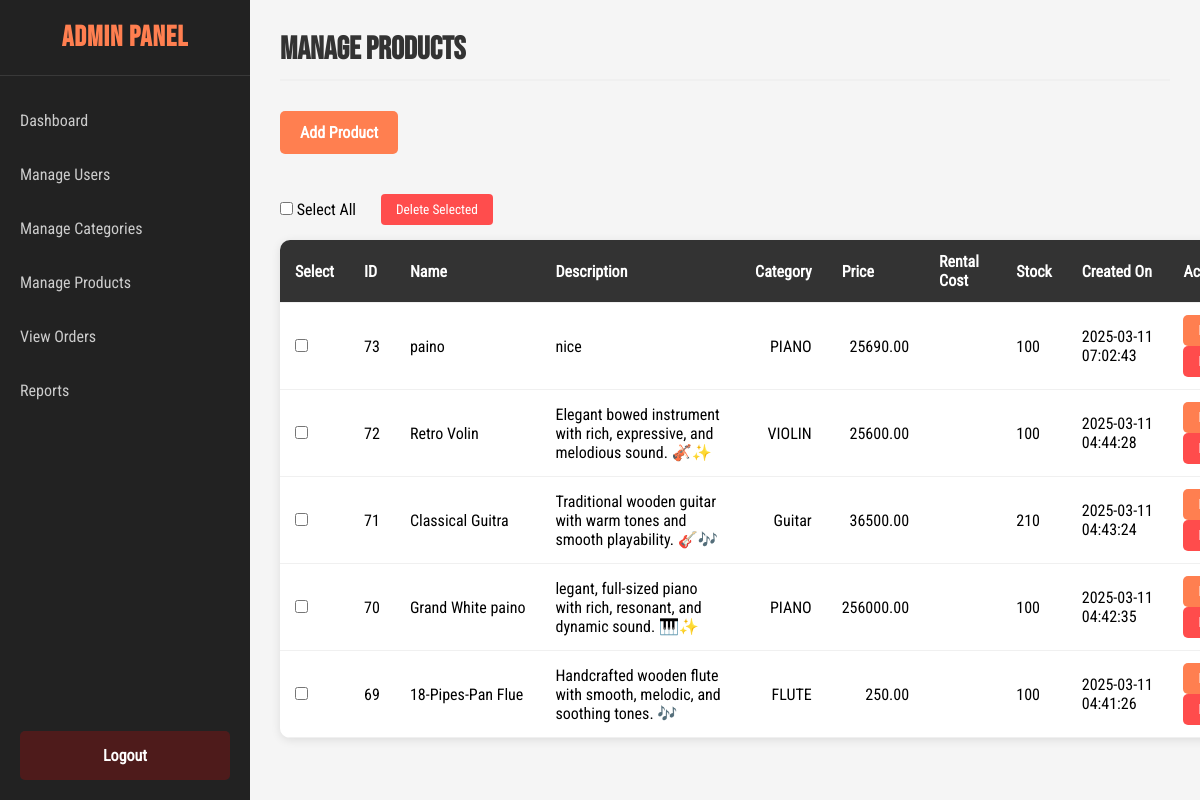
The page /manage_products.php (signed in) on the database its author committed.
### tables this page shows
CREATE TABLE IF NOT EXISTS `products` (
  `product_id` bigint UNSIGNED NOT NULL AUTO_INCREMENT,
  `product_name` varchar(191) NOT NULL,
  `product_description` text,
  `category_ref` int DEFAULT NULL,
  `product_price` decimal(10,2) DEFAULT NULL,
  `rental_cost` decimal(10,2) DEFAULT NULL,
  `stock_quantity` int DEFAULT '0',
  `created_on` timestamp NULL DEFAULT CURRENT_TIMESTAMP,
  `image_type` varchar(50) DEFAULT NULL,
  `product_image` varchar(255) DEFAULT NULL,
  PRIMARY KEY (`product_id`),
  UNIQUE KEY `product_id` (`product_id`),
  KEY `category_ref` (`category_ref`)
);

CREATE TABLE IF NOT EXISTS `categories` (
  `category_id` bigint UNSIGNED NOT NULL AUTO_INCREMENT,
  `category_name` varchar(191) NOT NULL,
  `category_description` text,
  `created_on` timestamp NULL DEFAULT CURRENT_TIMESTAMP,
  `category_image_type` varchar(50) DEFAULT NULL,
  `category_image` varchar(255) DEFAULT NULL,
  PRIMARY KEY (`category_id`),
  UNIQUE KEY `category_id` (`category_id`)
);

### manage_products.php (the view, shortened to what this page needs)
<?php
$conn = new mysqli("localhost", "root", "", "musicstore_database");
$sql = "SELECT products.*, categories.category_name FROM products LEFT JOIN categories ON products.category_ref = categories.category_id ORDER BY products.created_on DESC";
$result = $conn->query($sql);
?>
<!DOCTYPE html>
<html lang="en">
<head>
    <link rel="stylesheet" href="css/manage_product.css">
</head>
<body>
<div class="dashboard-container">
    <div class="sidebar">
        <h2>Admin Panel</h2>
        <ul>
            <li><a href="admin_dashboard.php">Dashboard</a></li>
            <li><a href="manage_users.php">Manage Users</a></li>
            <li><a href="manage_categories.php">Manage Categories</a></li>
            <li><a href="manage_products.php">Manage Products</a></li>
            <li><a href="manage_orders.php">View Orders</a></li>
            <li><a href="reports.php">Reports</a></li>
        </ul>
        <div class="logout-btn">
            <a href="logout.php">Logout</a>
        </div>
    </div>
    <div class="main-content">
        <h1>Manage Products</h1>
        <a href="admin_add_product.php"><button class="add-btn">Add Product</button></a>
        <form action="bulk_delete_products.php" method="POST" id="productsForm">
            <div class="bulk-actions">
                <div class="select-all-container">
                    <input type="checkbox" id="select-all">
                    <label for="select-all">Select All</label>
                </div>
                <button type="submit" class="bulk-delete-btn" onclick="return confirmBulkDelete()">Delete Selected</button>
            </div>
            <table>
                <thead>
                    <tr>
                        <th>Select</th>
                        <th>ID</th>
                        <th>Name</th>
                        <th>Description</th>
                        <th>Category</th>
                        <th>Price</th>
                        <th>Rental Cost</th>
                        <th>Stock</th>
                        <th>Created On</th>
                        <th>Actions</th>
                    </tr>
                </thead>
                <tbody>
                    <?php
                    if ($result->num_rows > 0) {
                        while($row = $result->fetch_assoc()) {
                            echo "<tr>";
                            echo "<td><input type='checkbox' name='selected_products[]' value='" . $row["product_id"] . "' class='product-checkbox'></td>";
                            echo "<td>" . $row["product_id"] . "</td>";
                            echo "<td>" . $row["product_name"] . "</td>";
                            echo "<td>" . $row["product_description"] . "</td>";
                            echo "<td>" . $row["category_name"] . "</td>";
                            echo "<td>" . $row["product_price"] . "</td>";
                            echo "<td>" . $row["rental_cost"] . "</td>";
                            echo "<td>" . $row["stock_quantity"] . "</td>";
                            echo "<td>" . $row["created_on"] . "</td>";
                            echo "<td>
                                    <a href='edit_product.php?id=" . $row["product_id"] . "'><button type='button' class='action-btn'>Edit</button></a>
                                    <a href='delete_product.php?id=" . $row["product_id"] . "' onclick='return confirm(\"Are you sure you want to delete this product?\")'><button type='button' class='action-btn delete-btn'>Delete</button></a>
                                </td>";
                            echo "</tr>";
                        }
                    } else {
                        echo "<tr><td colspan='11' style='text-align:center'>No products found</td></tr>";
                    }
                    ?>
                </tbody>
            </table>
        </form>
    </div>
</div>
</body>
</html>

### css/manage_product.css (style rules this page uses)
* { margin: 0; padding: 0; font-family: "font"; box-sizing: border-box; }
html, body { width: 100%; height: 100%; background-color: #f5f5f5; }
.dashboard-container { display: flex; height: 100vh; width: 100%; }
.sidebar { width: 250px; height: 100%; background-color: #222; color: #fff; transition: all 0.3s ease-in-out; position: fixed; z-index: 1000; }
.sidebar h2 { font-family: "Bold"; padding: 20px; font-size: 1.8rem; letter-spacing: 1px; border-bottom: 1px solid rgba(255, 255, 255, 0.1); color: #ff7f50; text-align: center; }
.sidebar ul { list-style: none; padding: 20px 0; }
.sidebar ul li { margin-bottom: 5px; }
.sidebar ul li a { display: block; padding: 15px 20px; color: #ccc; text-decoration: none; transition: all 0.3s ease; }
.logout-btn { position: absolute; bottom: 20px; width: 100%; padding: 0 20px; }
.logout-btn a { display: block; padding: 15px; background-color: rgba(255, 0, 0, 0.2); color: #fff; text-decoration: none; border-radius: 5px; text-align: center; transition: all 0.3s ease; font-weight: 600; }
.main-content { flex: 1; margin-left: 250px; padding: 30px; transition: all 0.3s ease-in-out; }
.main-content h1 { font-family: "Bold"; font-size: 2rem; color: #333; margin-bottom: 30px; padding-bottom: 10px; border-bottom: 2px solid #f0f0f0; }
.add-btn { background-color: #ff7f50; color: white; padding: 12px 20px; border: none; border-radius: 5px; cursor: pointer; font-weight: 600; font-size: 1rem; transition: all 0.3s ease; margin-bottom: 25px; }
table { width: 100%; border-collapse: collapse; background-color: #fff; border-radius: 10px; overflow: hidden; box-shadow: 0 2px 10px rgba(0, 0, 0, 0.1); }
table thead { background-color: #333; }
table th, table td { padding: 12px 15px; text-align: left; border-bottom: 1px solid #f0f0f0; }
table th { font-weight: 600; color: #fff; }
td:nth-child(3) { max-width: 250px; white-space: nowrap; overflow: hidden; text-overflow: ellipsis; }
td:nth-child(5), td:nth-child(6), td:nth-child(7) { text-align: right; }
.action-btn { padding: 8px 15px; border: none; border-radius: 5px; cursor: pointer; font-weight: 600; transition: all 0.3s ease; margin-right: 5px; color: white; background-color: #ff7f50; }
.delete-btn { background-color: rgba(255, 0, 0, 0.7); }
@media (max-width: 1200px) { table { min-width: 1000px; } }
@media (max-width: 1200px) { .main-content { overflow-x: auto; } }

### manage_products.php (style rules this page uses)
.bulk-actions { margin: 15px 0; display: flex; align-items: center; }
.bulk-delete-btn { background-color: #ff4d4d; color: white; border: none; padding: 8px 15px; border-radius: 4px; cursor: pointer; margin-left: 10px; }
.select-all-container { margin-right: 15px; }

### rows shown on the page
products: product_id "73", product_name "paino", product_description "nice", categories.category_name "PIANO", product_price "25690.00", stock_quantity "100", created_on "2025-03-11 07:02:43"
products: product_id "72", product_name "Retro Volin", product_description "Elegant bowed instrument with rich, expressive, and melodious sound. 🎻✨", categories.category_name "VIOLIN", product_price "25600.00", stock_quantity "100", created_on "2025-03-11 04:44:28"
products: product_id "71", product_name "Classical Guitra", product_description "Traditional wooden guitar with warm tones and smooth playability. 🎸🎶", categories.category_name "Guitar", product_price "36500.00", stock_quantity "210", created_on "2025-03-11 04:43:24"
products: product_id "70", product_name "Grand White paino", product_description "legant, full-sized piano with rich, resonant, and dynamic sound. 🎹✨", categories.category_name "PIANO", product_price "256000.00", stock_quantity "100", created_on "2025-03-11 04:42:35"
products: product_id "69", product_name "18-Pipes-Pan Flue", product_description "Handcrafted wooden flute with smooth, melodic, and soothing tones. 🎶", categories.category_name "FLUTE", product_price "250.00", stock_quantity "100", created_on "2025-03-11 04:41:26"
